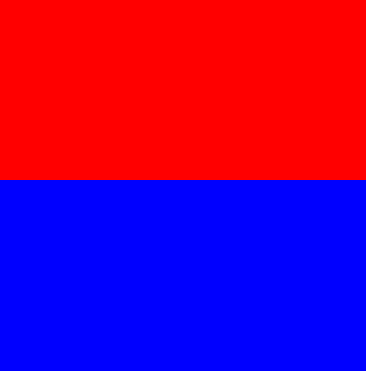
#> input picture 2_opencv-ile-goruntu-isleme/13_histogram/red_blue.jpg, 366 x 371 px
$ python 13_histogram.py
#> lines starting #> are read from the running program, lines starting #| are printed output that depends on the picture
# -*- coding: utf-8 -*-
"""
Created on Sun May 16 19:12:29 2021

@author: efeet
"""

import cv2
import matplotlib.pyplot as plt
import numpy as np

# resmi içe aktar
img = cv2.imread("red_blue.jpg")
#> img is the input picture: shape (371, 366, 3); mean B, G, R 131.3, 0, 123.7
img_vis = cv2.cvtColor(img, cv2.COLOR_BGR2RGB)
plt.figure(), plt.imshow(img_vis)

print(img.shape)
#| (371, 366, 3)

img_hist = cv2.calcHist([img], channels = [0], mask = None, histSize = [256], ranges = [0,256])
#> img_hist = 256 values, max 69906 at index 255, min 0 at index 1, mean 530.4
print(img_hist.shape)
#| (256, 1)
plt.figure(), plt.plot(img_hist)

color = ("b", "g", "r")
plt.figure()
for i, c in enumerate(color):
    hist = cv2.calcHist([img], channels = [i], mask = None, histSize = [256], ranges = [0,256])
    plt.plot(hist, color = c)


# gold
golden_gate = cv2.imread("goldenGate.jpg")
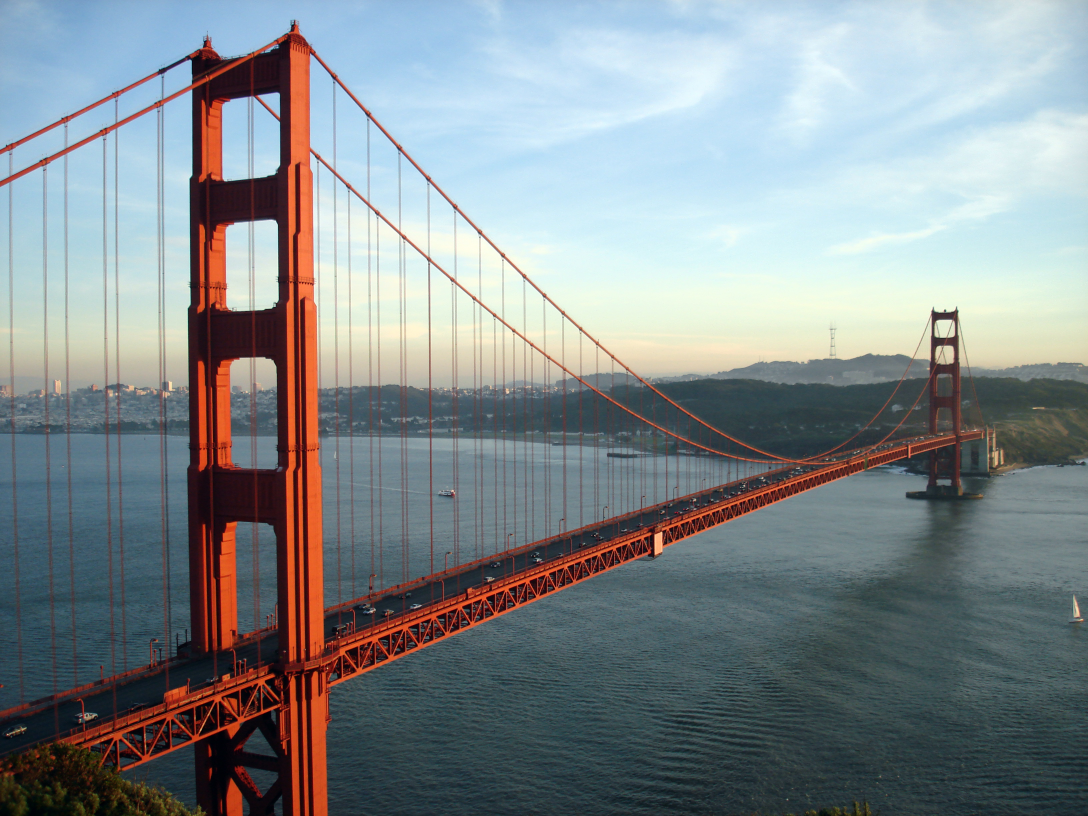
#> input picture 2_opencv-ile-goruntu-isleme/13_histogram/goldenGate.jpg, 3264 x 2448 px (shown at 1/3 size)
#> golden_gate is the input picture: shape (2448, 3264, 3); mean B, G, R 141.3, 138.3, 130.3
golden_gate_vis = cv2.cvtColor(golden_gate, cv2.COLOR_BGR2RGB)
plt.figure(), plt.imshow(golden_gate_vis)

print(golden_gate.shape)
#| (2448, 3264, 3)

mask = np.zeros(golden_gate.shape[:2], np.uint8)
plt.figure(), plt.imshow(mask, cmap = "gray")

mask[1500:2000, 1000:2000] = 255
plt.figure(), plt.imshow(mask, cmap = "gray")

masked_img_vis = cv2.bitwise_and(golden_gate_vis, golden_gate_vis, mask = mask)
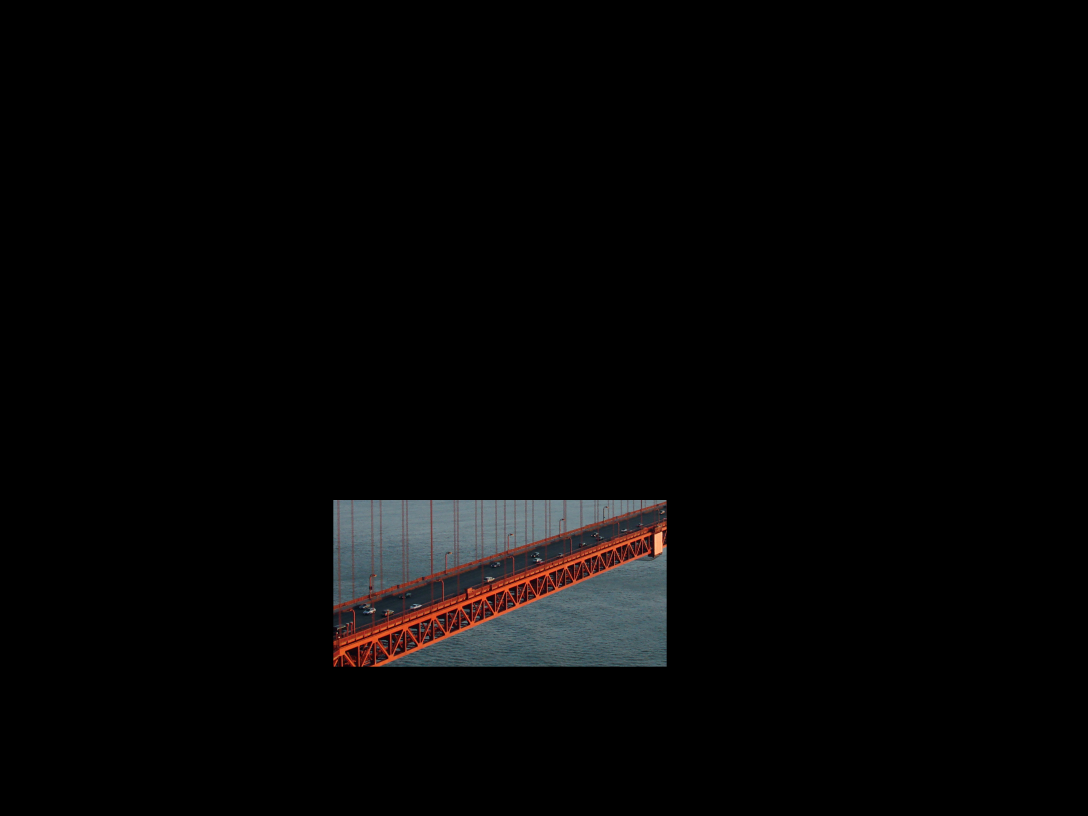
#> masked_img_vis: shape (2448, 3264, 3) (shown at 1/3 size); mean R, G, B 5.8, 5.3, 5.4
plt.figure(), plt.imshow(masked_img_vis, cmap = "gray")

masked_img = cv2.bitwise_and(golden_gate, golden_gate, mask = mask)
masked_img_hist = cv2.calcHist([golden_gate], channels = [0], mask = None, histSize = [256], ranges = [0,256])
#> masked_img_hist = 256 values, max 163226 at index 247, min 4140 at index 1, mean 31212
plt.figure(), plt.plot(masked_img_hist)
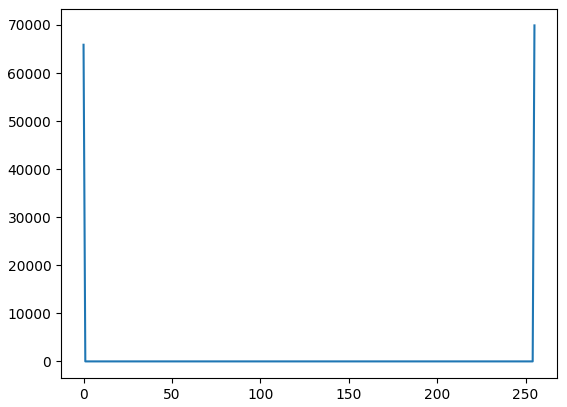
#> figure drawn by matplotlib, 1 panel; curve peaks at x = 255, y = 69906
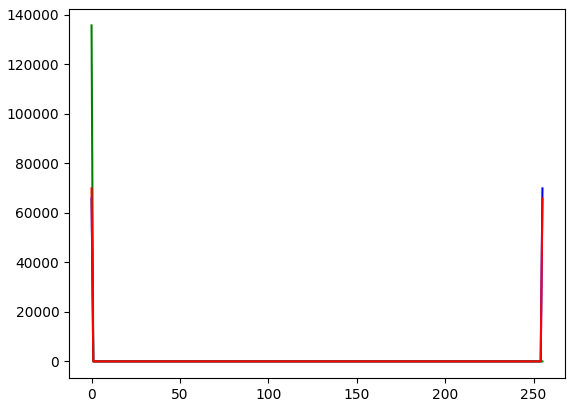
#> figure drawn by matplotlib, 1 panel; curve peaks at x = 255, y = 69906; curve peaks at x = 0, y = 135786; curve peaks at x = 0, y = 69906
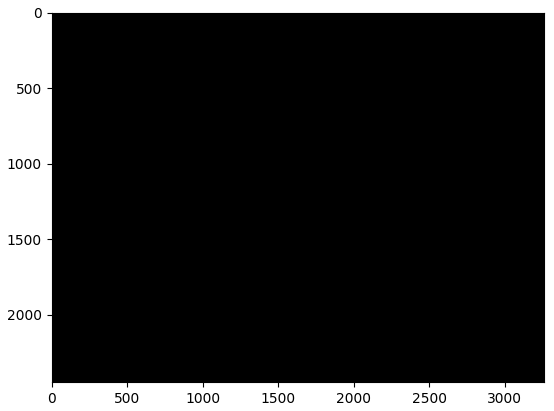
#> figure drawn by matplotlib, 1 panel
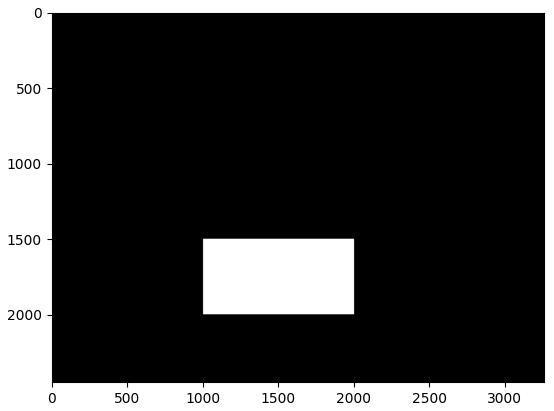
#> figure drawn by matplotlib, 1 panel
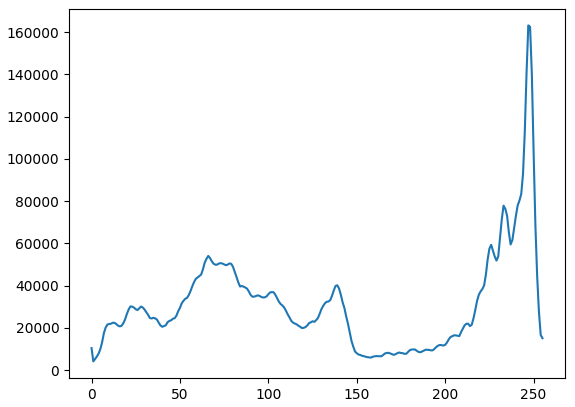
#> figure drawn by matplotlib, 1 panel; curve peaks at x = 247, y = 163226
